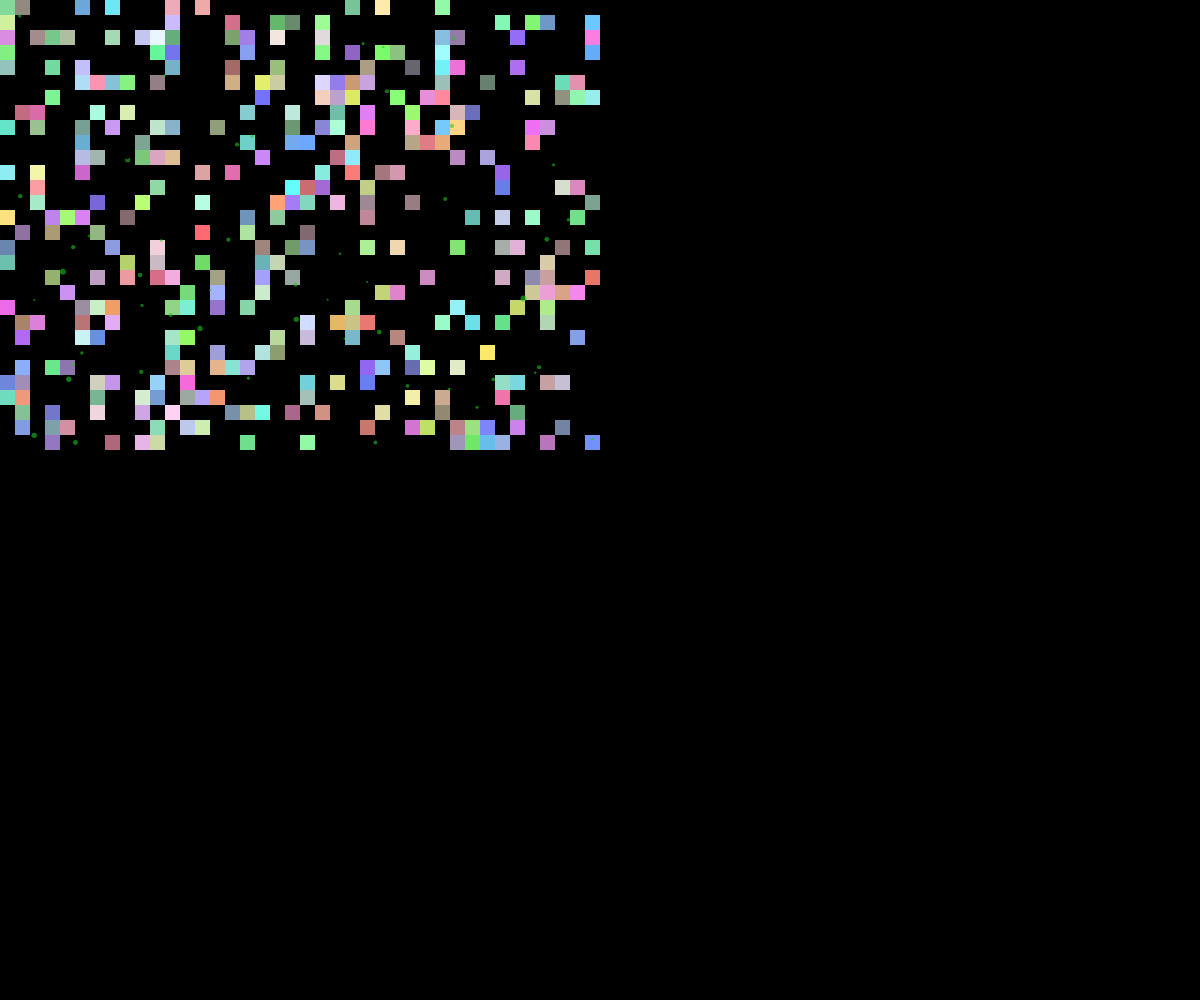
Frame 1 (no input)
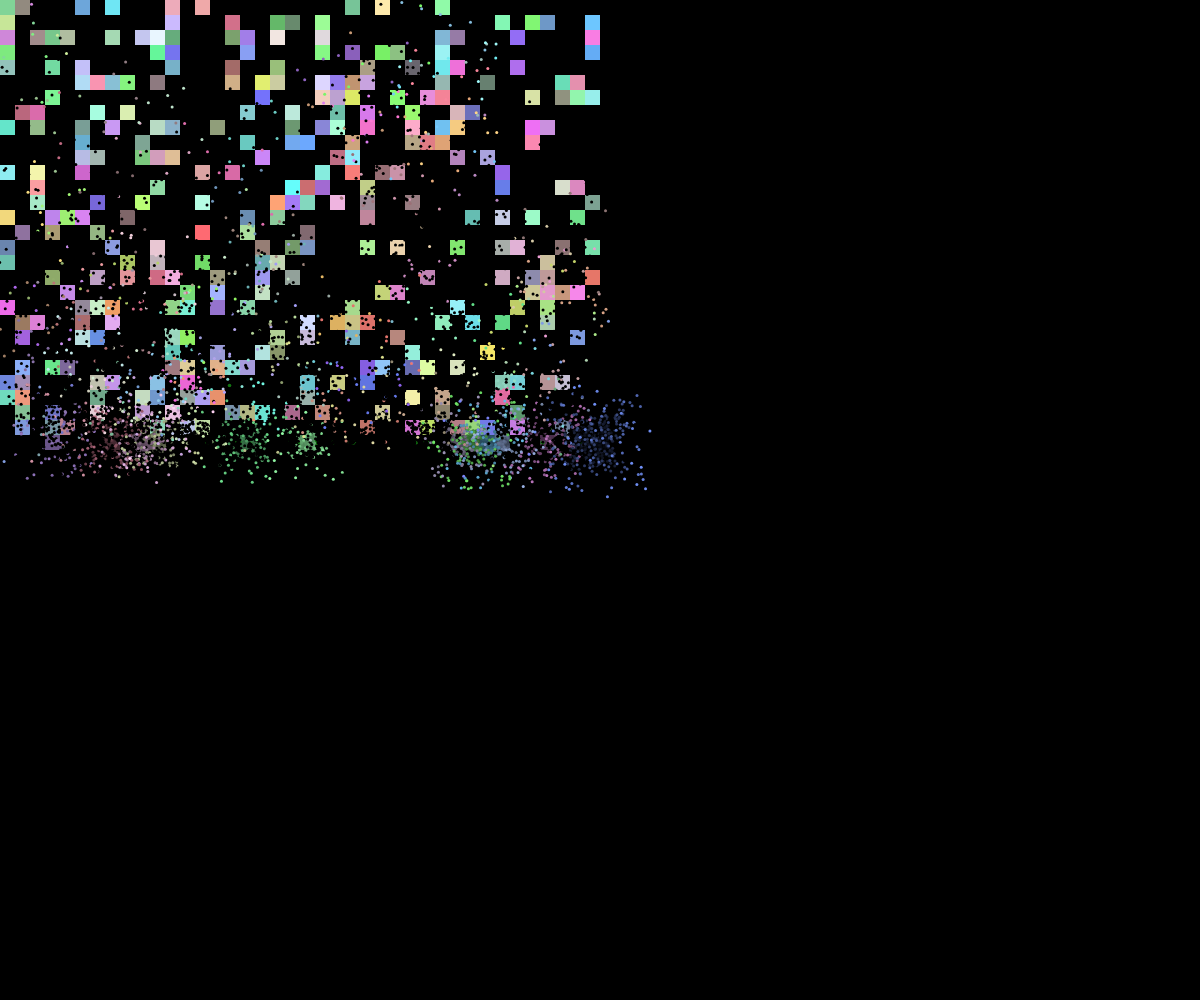
Frame 60 (no input)
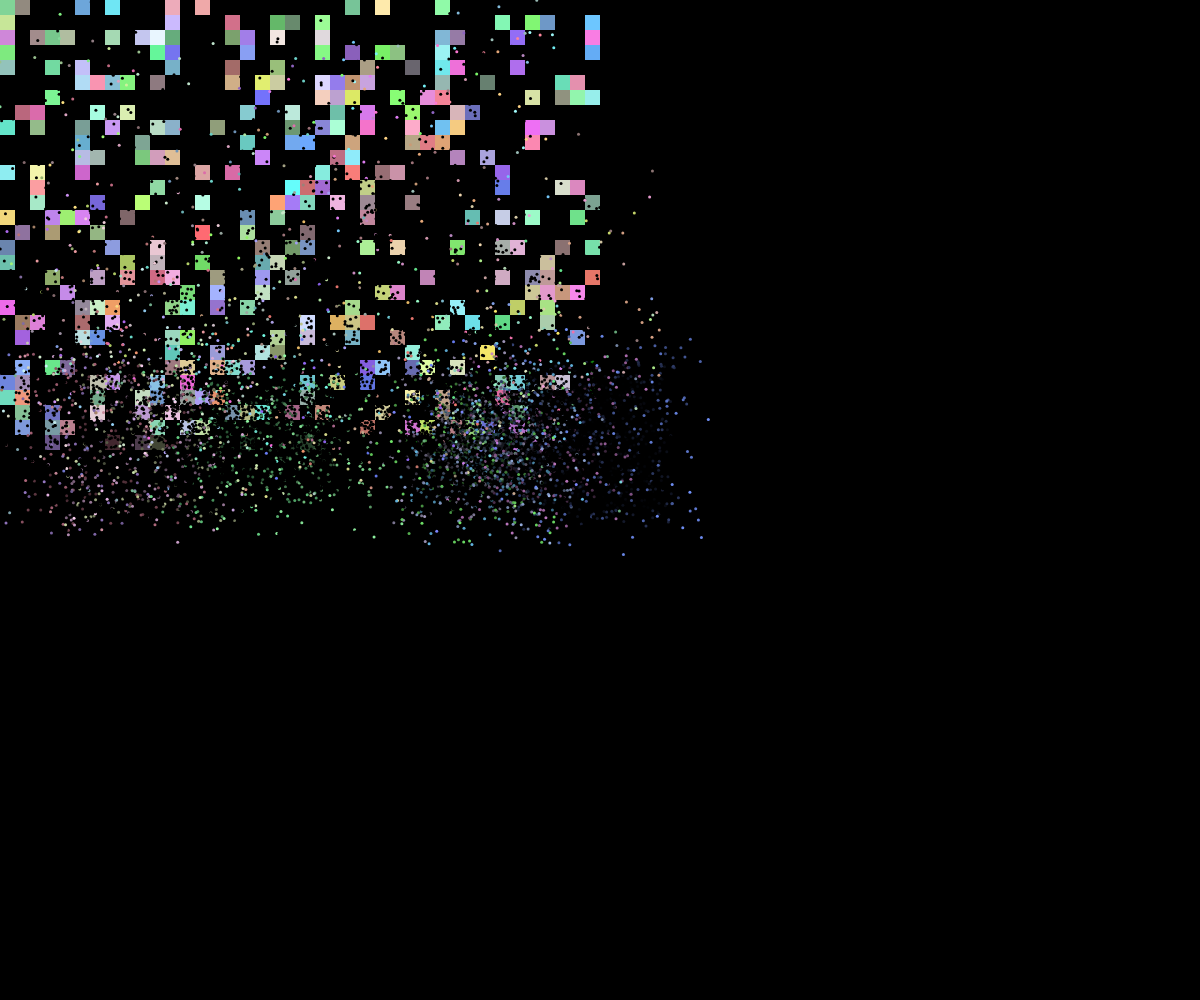
Frame 120 (the mouse pressed at the canvas centre since frame 60)

The p5.js sketch that drew these frames (run headless with seeded random() and noise() and a simulated clock; from frame 60 on, the mouse is pressed at the canvas centre):

// p5.js sketch
// ── sketch.js
let grid = [];
const cols = 40;
const rows = 30;
const cellSize = 15;
let moss = [];
let splinters = [];

function setup() {
  createCanvas(windowWidth, windowHeight);
  pixelDensity(1);

  // Initialize grid with bright pixels
  for (let y = 0; y < rows; y++) {
    grid[y] = [];
    for (let x = 0; x < cols; x++) {
      if (random() > 0.7) {
        grid[y][x] = color(
          random(100, 255),
          random(100, 255),
          random(100, 255)
        );
      } else {
        grid[y][x] = color(0);
      }
    }
  }

  // Initialize moss
  for (let i = 0; i < 50; i++) {
    moss.push({
      x: random(cols),
      y: random(rows),
      size: random(1, 3),
      speed: random(0.005, 0.02),
      age: 0,
      maxAge: random(200, 500)
    });
  }
}

function draw() {
  background(0);

  // Draw grid
  for (let y = 0; y < rows; y++) {
    for (let x = 0; x < cols; x++) {
      if (grid[y][x] !== color(0)) {
        fill(grid[y][x]);
        noStroke();
        rect(x * cellSize, y * cellSize, cellSize, cellSize);
      }
    }
  }

  // Update and draw moss
  for (let i = 0; i < moss.length; i++) {
    let m = moss[i];
    
    // Grow moss
    m.age += 1;
    if (m.age > m.maxAge) {
      m.age = 0;
      m.x = random(cols);
      m.y = random(rows);
    }

    // Apply some randomness to movement
    m.x += sin(frameCount * m.speed) * 0.5;
    m.y += cos(frameCount * m.speed) * 0.5;

    // Keep within bounds
    m.x = constrain(m.x, 0, cols - 1);
    m.y = constrain(m.y, 0, rows - 1);

    // Draw moss
    noStroke();
    fill(30, 200, 30, 150);
    ellipse(
      m.x * cellSize + cellSize / 2,
      m.y * cellSize + cellSize / 2,
      m.size * 2,
      m.size * 2
    );

    // Fade out underlying pixel and create splinters
    let gridX = floor(m.x);
    let gridY = floor(m.y);
    if (gridX >= 0 && gridX < cols && gridY >= 0 && gridY < rows) {
      let c = grid[gridY][gridX];
      if (c !== color(0)) {
        let r = red(c);
        let g = green(c);
        let b = blue(c);
        
        // Create splinters
        for (let j = 0; j < 3; j++) {
          splinters.push({
            x: gridX * cellSize + cellSize / 2,
            y: gridY * cellSize + cellSize / 2,
            vx: random(-1, 1),
            vy: random(-1, 1),
            life: 255,
            color: color(r, g, b, 255)
          });
        }
        
        // Fade the pixel
        grid[gridY][gridX] = color(r * 0.98, g * 0.98, b * 0.98);
      }
    }
  }

  // Update and draw splinters
  for (let i = splinters.length - 1; i >= 0; i--) {
    let s = splinters[i];
    
    s.x += s.vx;
    s.y += s.vy;
    s.life -= 2;
    
    if (s.life <= 0) {
      splinters.splice(i, 1);
    } else {
      fill(s.color);
      noStroke();
      ellipse(s.x, s.y, 3, 3);
    }
  }
}

function windowResized() {
  resizeCanvas(windowWidth, windowHeight);
}
